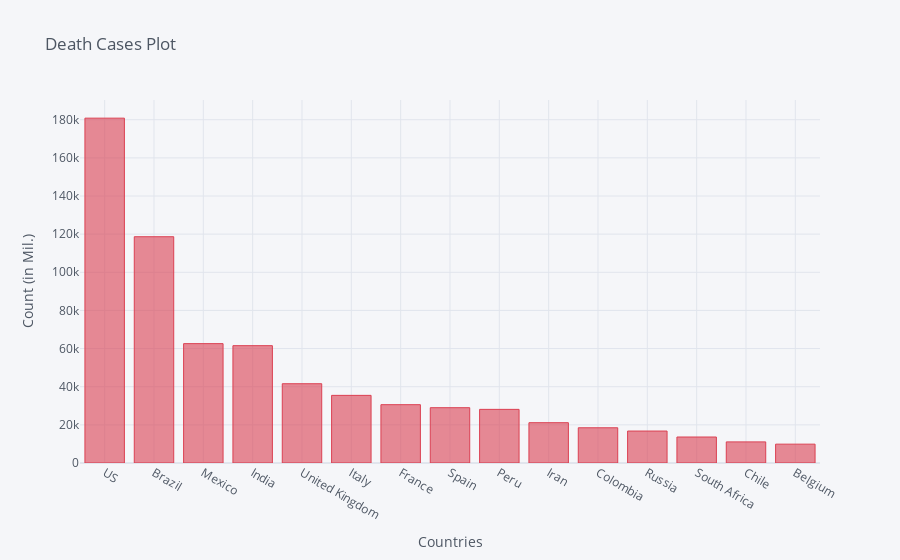

Notebook code for this chart:
### Code cell
death_df2_plot.iplot(kind='bar', x='Country/Region', y='8/27/20',color='red',
                    title='Death Cases Plot',xTitle='Countries',yTitle='Count (in Mil.)')

### Figure 1 — Plotly figure (JSON) as saved in the notebook; plotly's stock layout.template omitted (floating-point values rounded to 4 significant figures)
{"data": [{"marker": {"color": "rgba(219, 64, 82, 0.6)", "line": {"color": "rgba(219, 64, 82, 1.0)", "width": 1}}, "name": "8/27/20", "orientation": "v", "text": "", "type": "bar", "x": ["US", "Brazil", "Mexico", "India", "United Kingdom", "Italy", "France", "Spain", "Peru", "Iran", "Colombia", "Russia", "South Africa", "Chile", "Belgium"], "y": [180824, 118649, 62594, 61529, 41564, 35463, 30581, 28996, 28124, 21137, 18467, 16758, 13628, 11072, 9884]}], "layout": {"legend": {"bgcolor": "#F5F6F9", "font": {"color": "#4D5663"}}, "paper_bgcolor": "#F5F6F9", "plot_bgcolor": "#F5F6F9", "title": {"font": {"color": "#4D5663"}, "text": "Death Cases Plot"}, "xaxis": {"gridcolor": "#E1E5ED", "showgrid": true, "tickfont": {"color": "#4D5663"}, "title": {"font": {"color": "#4D5663"}, "text": "Countries"}, "zerolinecolor": "#E1E5ED"}, "yaxis": {"gridcolor": "#E1E5ED", "showgrid": true, "tickfont": {"color": "#4D5663"}, "title": {"font": {"color": "#4D5663"}, "text": "Count (in Mil.)"}, "zerolinecolor": "#E1E5ED"}}}
